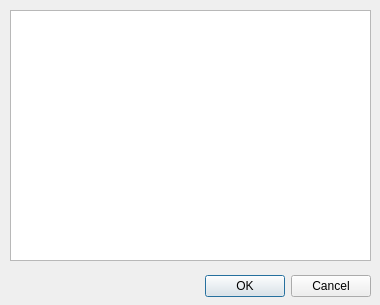
<?xml version="1.0" encoding="UTF-8"?>
<ui version="4.0">
 <class>CQDlgTextureSelection</class>
 <widget class="QDialog" name="CQDlgTextureSelection">
  <property name="geometry">
   <rect>
    <x>0</x>
    <y>0</y>
    <width>380</width>
    <height>305</height>
   </rect>
  </property>
  <property name="windowTitle">
   <string>Texture Selection</string>
  </property>
  <property name="locale">
   <locale language="English" country="UnitedStates"/>
  </property>
  <widget class="QListWidget" name="qqTextureList">
   <property name="geometry">
    <rect>
     <x>10</x>
     <y>10</y>
     <width>361</width>
     <height>251</height>
    </rect>
   </property>
  </widget>
  <widget class="QDialogButtonBox" name="qqOkCancel">
   <property name="geometry">
    <rect>
     <x>10</x>
     <y>270</y>
     <width>361</width>
     <height>32</height>
    </rect>
   </property>
   <property name="standardButtons">
    <set>QDialogButtonBox::Cancel|QDialogButtonBox::Ok</set>
   </property>
  </widget>
 </widget>
 <resources/>
 <connections/>
</ui>
